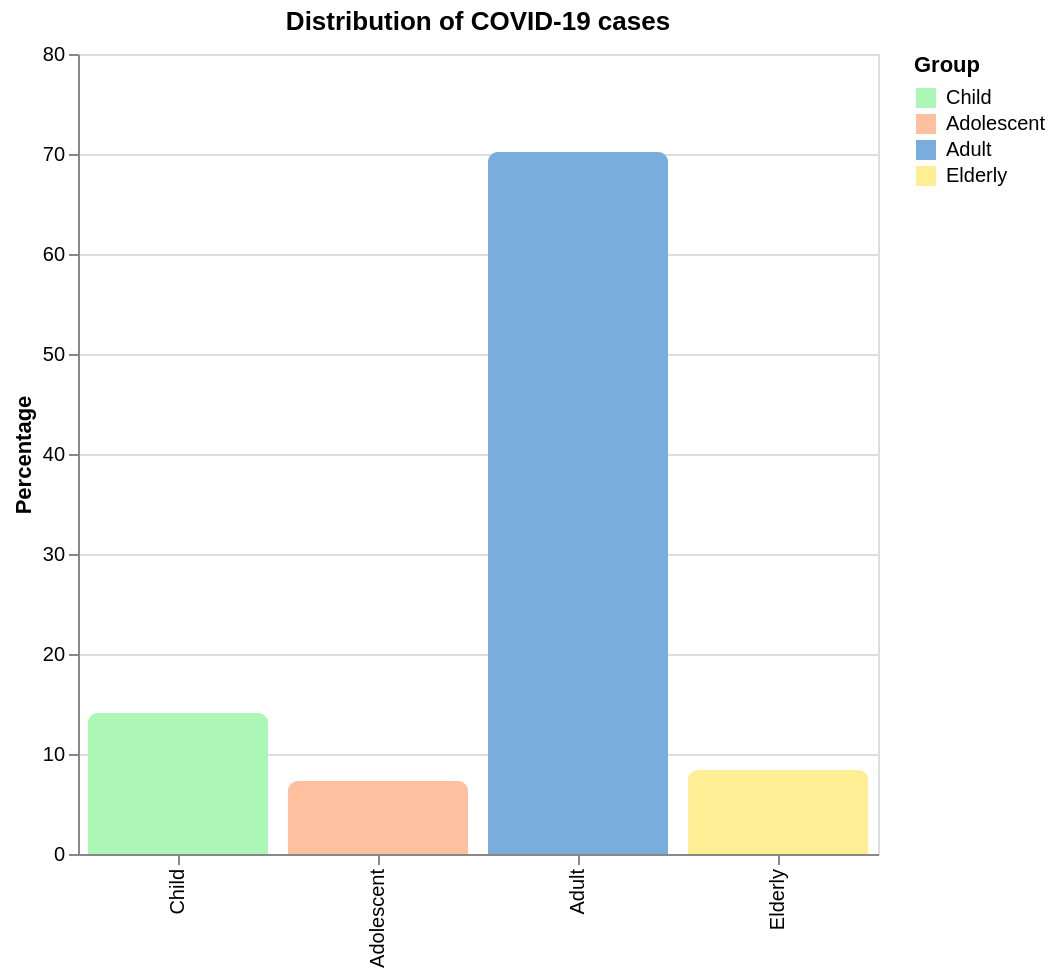

This figure's Vega-Lite source:
### Vega-Lite specification from a JSON file in a GitHub repository (floating-point values rounded to 4 significant figures)
{"$schema": "https://vega.github.io/schema/vega-lite/v5.json", "title": {"text": "Distribution of COVID-19 cases"}, "width": 400, "height": 400, "data": {"values": [{"group": "Child", "percentage": 14.1}, {"group": "Adult", "percentage": 70.2}, {"group": "Elderly", "percentage": 8.4}, {"group": "Adolescent", "percentage": 7.3}]}, "mark": {"type": "bar", "cornerRadiusTopLeft": 5, "cornerRadiusTopRight": 5}, "encoding": {"x": {"field": "group", "type": "nominal", "sort": ["Child", "Adolescent", "Adult", "Eldery"], "title": ""}, "y": {"field": "percentage", "type": "quantitative", "title": "Percentage"}, "color": {"field": "group", "title": "Group", "type": "nominal", "scale": {"range": ["#adf7b6", "#ffc09f", "#79addc", "#ffee93"]}, "sort": ["Child", "Adolescent", "Adult", "Eldery"]}, "tooltip": [{"field": "group", "type": "nominal", "title": "Group"}, {"field": "percentage", "type": "quantitative", "title": "Percentage (%)"}]}}
